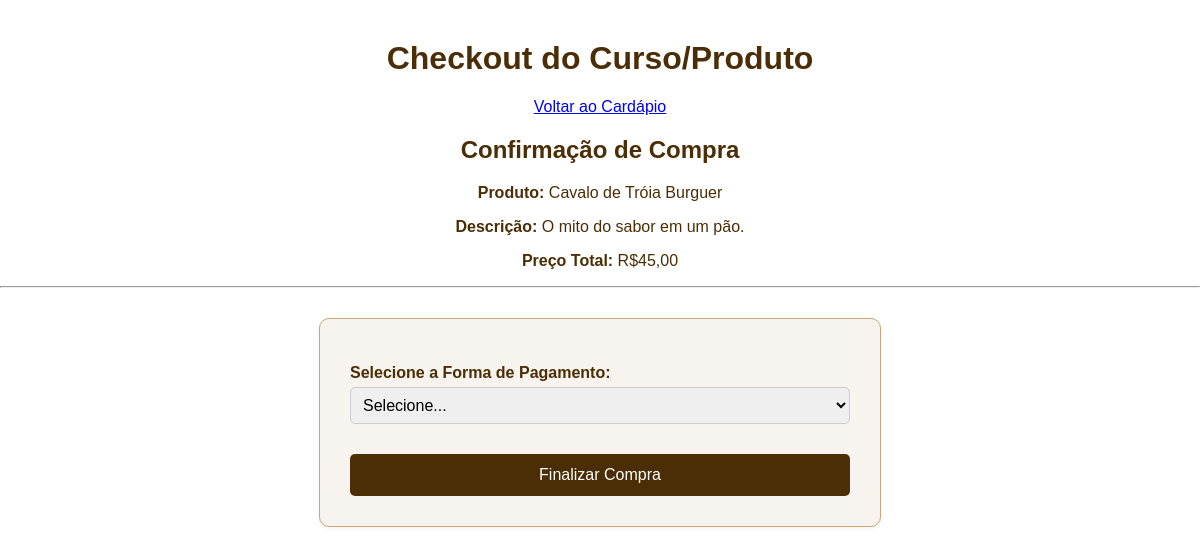
The app's page /checkout.php?produto_id=1 (signed in) with its own data.
### tables this page shows
CREATE TABLE IF NOT EXISTS produto (
    id INT AUTO_INCREMENT PRIMARY KEY,
    titulo VARCHAR(100) NOT NULL,
    descricao TEXT NOT NULL,
    preco DECIMAL(10, 2) NOT NULL, 
    foto VARCHAR(255)
);

### checkout.php (the view, shortened to what this page needs)
<?php
include("conexao.php");
$produto_id = filter_input(INPUT_GET, 'produto_id', FILTER_VALIDATE_INT);
$sql_select = "SELECT titulo, descricao, preco FROM produto WHERE id = ?";
$stmt_select = $pdo->prepare($sql_select);
$stmt_select->execute([$produto_id]);
$produto = $stmt_select->fetch(PDO::FETCH_ASSOC);
?>
<!DOCTYPE html>
<html lang="pt-br">
<head>
    <link rel="stylesheet" href="style.css">
</head>
<body>
    <h1>Checkout do Curso/Produto</h1>
    <a href="index.php">Voltar ao Cardápio</a>
    <div class="checkout-box">
        <h2>Confirmação de Compra</h2>
        <p><strong>Produto:</strong> <?= htmlspecialchars($produto['titulo']) ?></p>
        <p><strong>Descrição:</strong> <?= htmlspecialchars($produto['descricao']) ?></p>
        <p><strong>Preço Total:</strong> R$<?= number_format($produto['preco'], 2, ',', '.') ?></p>
        <hr>
        <form method="POST">
            <label for="pagamento">Selecione a Forma de Pagamento:</label>
            <select name="pagamento" required style="width: 100%; padding: 8px; margin-bottom: 20px;">
                <option value="">Selecione...</option>
            </select>
            <button type="submit" name="finalizar" style="background-color: #4B2E05; color: #fff; padding: 12px; border: none; width: 100%; border-radius: 5px; cursor: pointer;">
                Finalizar Compra
            </button>
        </form>
    </div>
</body>
</html>

### style.css (style rules this page uses)
body { font-family: 'Verdana', sans-serif; background-color: #ffffff; color: #4B2E05; margin: 0; padding: 0; text-align: center; }
form { background-color: #f7f3ee; padding: 30px; border: 1px solid #C8A87A; border-radius: 10px; box-shadow: 0 2px 5px rgba(0, 0, 0, 0.05); max-width: 500px; margin: 30px auto; text-align: left; }
label { display: block; margin-top: 15px; font-weight: bold; color: #4B2E05; }
input[type="text"], input[type="email"], input[type="password"], input[type="number"], textarea, select { width: 100%; padding: 10px; margin-top: 5px; margin-bottom: 15px; border: 1px solid #ccc; border-radius: 5px; box-sizing: border-box; font-size: 16px; transition: border-color 0.3s; }
button[type="submit"] { background-color: #4B2E05; color: #fff; padding: 12px 20px; border: none; border-radius: 5px; cursor: pointer; font-size: 16px; margin-top: 10px; transition: background-color 0.2s; }
body > h1 { margin-top: 40px; }

### records on screen
produto: titulo "Cavalo de Tróia Burguer", descricao "O mito do sabor em um pão.", preco "45,00"
